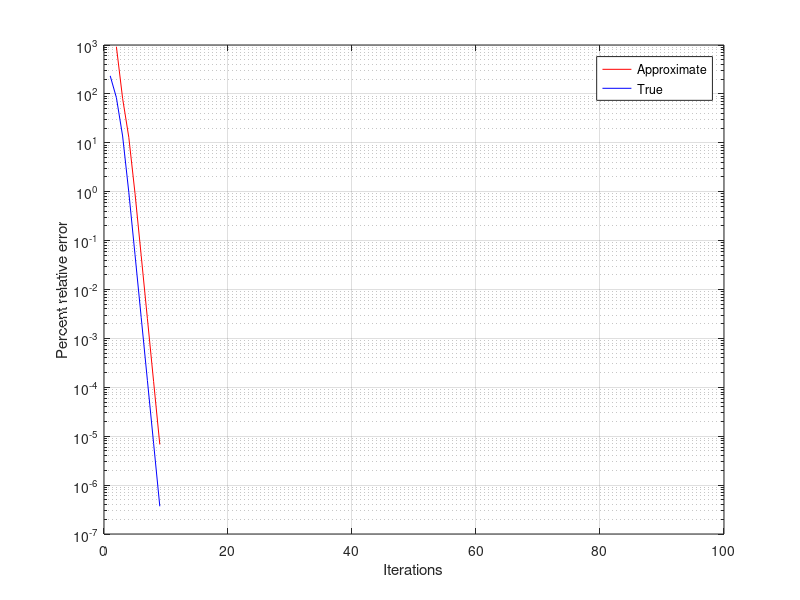

The MATLAB script that drew this image:
ea=100; es=1e-5; maxit=100;
it=0; tzero=0.73908513321516064166;
ealist=zeros(1,maxit);
etlist=zeros(1,maxit);
f=@(x) x-cos(x);
xl=-3; xu=3;
while 1
    xr=xu-(f(xu)*(xl-xu))/(f(xl)-f(xu));
    it=it+1;
    if it==1
        ea=nan;
    else
        ea=abs((xr-xrold)/xr)*100;
    end
    et=abs((tzero-xr)/tzero)*100;
    ealist(it)=ea;
    etlist(it)=et;
    
    test=f(xl)*f(xr);
    if test==0
        ea=0;
    elseif test>0
        xl=xr;
    else
        xu=xr;
    end
    xrold=xr;
    if ea<=es || it>maxit
        break;
    end
end
semilogy(ealist,'r-'); hold on;
semilogy(etlist,'b-'); hold on; grid on;
xlabel('Iterations');
ylabel('Percent relative error');
legend('Approximate','True'); 